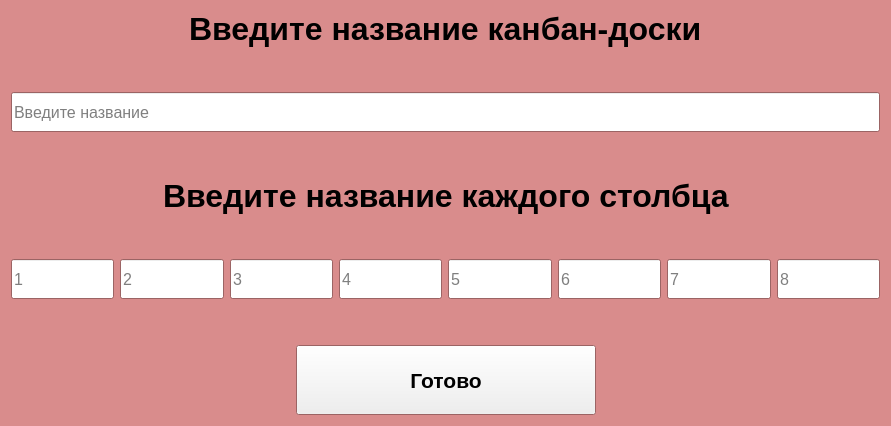
<?xml version="1.0" encoding="UTF-8"?>
<ui version="4.0">
 <class>Form</class>
 <widget class="QWidget" name="Form">
  <property name="geometry">
   <rect>
    <x>0</x>
    <y>0</y>
    <width>891</width>
    <height>426</height>
   </rect>
  </property>
  <property name="palette">
   <palette>
    <active>
     <colorrole role="Base">
      <brush brushstyle="SolidPattern">
       <color alpha="255">
        <red>255</red>
        <green>255</green>
        <blue>255</blue>
       </color>
      </brush>
     </colorrole>
     <colorrole role="Window">
      <brush brushstyle="SolidPattern">
       <color alpha="255">
        <red>217</red>
        <green>140</green>
        <blue>140</blue>
       </color>
      </brush>
     </colorrole>
    </active>
    <inactive>
     <colorrole role="Base">
      <brush brushstyle="SolidPattern">
       <color alpha="255">
        <red>255</red>
        <green>255</green>
        <blue>255</blue>
       </color>
      </brush>
     </colorrole>
     <colorrole role="Window">
      <brush brushstyle="SolidPattern">
       <color alpha="255">
        <red>217</red>
        <green>140</green>
        <blue>140</blue>
       </color>
      </brush>
     </colorrole>
    </inactive>
    <disabled>
     <colorrole role="Base">
      <brush brushstyle="SolidPattern">
       <color alpha="255">
        <red>217</red>
        <green>140</green>
        <blue>140</blue>
       </color>
      </brush>
     </colorrole>
     <colorrole role="Window">
      <brush brushstyle="SolidPattern">
       <color alpha="255">
        <red>217</red>
        <green>140</green>
        <blue>140</blue>
       </color>
      </brush>
     </colorrole>
    </disabled>
   </palette>
  </property>
  <property name="cursor">
   <cursorShape>ArrowCursor</cursorShape>
  </property>
  <property name="windowTitle">
   <string>Создание</string>
  </property>
  <property name="layoutDirection">
   <enum>Qt::LeftToRight</enum>
  </property>
  <property name="autoFillBackground">
   <bool>false</bool>
  </property>
  <layout class="QVBoxLayout" name="verticalLayout">
   <item>
    <layout class="QHBoxLayout" name="horizontalLayout_2">
     <item>
      <spacer name="horizontalSpacer">
       <property name="orientation">
        <enum>Qt::Horizontal</enum>
       </property>
       <property name="sizeHint" stdset="0">
        <size>
         <width>40</width>
         <height>20</height>
        </size>
       </property>
      </spacer>
     </item>
     <item>
      <widget class="QLabel" name="label_2">
       <property name="font">
        <font>
         <pointsize>24</pointsize>
         <weight>75</weight>
         <bold>true</bold>
        </font>
       </property>
       <property name="text">
        <string>Введите название канбан-доски</string>
       </property>
      </widget>
     </item>
     <item>
      <spacer name="horizontalSpacer_2">
       <property name="orientation">
        <enum>Qt::Horizontal</enum>
       </property>
       <property name="sizeHint" stdset="0">
        <size>
         <width>40</width>
         <height>20</height>
        </size>
       </property>
      </spacer>
     </item>
    </layout>
   </item>
   <item>
    <spacer name="verticalSpacer_4">
     <property name="orientation">
      <enum>Qt::Vertical</enum>
     </property>
     <property name="sizeHint" stdset="0">
      <size>
       <width>20</width>
       <height>40</height>
      </size>
     </property>
    </spacer>
   </item>
   <item>
    <widget class="QLineEdit" name="leName">
     <property name="enabled">
      <bool>true</bool>
     </property>
     <property name="minimumSize">
      <size>
       <width>0</width>
       <height>40</height>
      </size>
     </property>
     <property name="font">
      <font>
       <pointsize>12</pointsize>
      </font>
     </property>
     <property name="placeholderText">
      <string>Введите название</string>
     </property>
    </widget>
   </item>
   <item>
    <spacer name="verticalSpacer_2">
     <property name="orientation">
      <enum>Qt::Vertical</enum>
     </property>
     <property name="sizeHint" stdset="0">
      <size>
       <width>20</width>
       <height>40</height>
      </size>
     </property>
    </spacer>
   </item>
   <item>
    <layout class="QHBoxLayout" name="horizontalLayout_4">
     <item>
      <spacer name="horizontalSpacer_6">
       <property name="orientation">
        <enum>Qt::Horizontal</enum>
       </property>
       <property name="sizeHint" stdset="0">
        <size>
         <width>40</width>
         <height>20</height>
        </size>
       </property>
      </spacer>
     </item>
     <item>
      <widget class="QLabel" name="label_3">
       <property name="font">
        <font>
         <pointsize>24</pointsize>
         <weight>75</weight>
         <bold>true</bold>
        </font>
       </property>
       <property name="text">
        <string>Введите название каждого столбца</string>
       </property>
      </widget>
     </item>
     <item>
      <spacer name="horizontalSpacer_5">
       <property name="orientation">
        <enum>Qt::Horizontal</enum>
       </property>
       <property name="sizeHint" stdset="0">
        <size>
         <width>40</width>
         <height>20</height>
        </size>
       </property>
      </spacer>
     </item>
    </layout>
   </item>
   <item>
    <spacer name="verticalSpacer_3">
     <property name="orientation">
      <enum>Qt::Vertical</enum>
     </property>
     <property name="sizeHint" stdset="0">
      <size>
       <width>20</width>
       <height>40</height>
      </size>
     </property>
    </spacer>
   </item>
   <item>
    <layout class="QHBoxLayout" name="horizontalLayout">
     <item>
      <widget class="QLineEdit" name="le2">
       <property name="enabled">
        <bool>true</bool>
       </property>
       <property name="minimumSize">
        <size>
         <width>0</width>
         <height>40</height>
        </size>
       </property>
       <property name="font">
        <font>
         <pointsize>12</pointsize>
        </font>
       </property>
       <property name="placeholderText">
        <string>1</string>
       </property>
      </widget>
     </item>
     <item>
      <widget class="QLineEdit" name="le3">
       <property name="minimumSize">
        <size>
         <width>0</width>
         <height>40</height>
        </size>
       </property>
       <property name="font">
        <font>
         <pointsize>12</pointsize>
        </font>
       </property>
       <property name="placeholderText">
        <string>2</string>
       </property>
      </widget>
     </item>
     <item>
      <widget class="QLineEdit" name="le4">
       <property name="minimumSize">
        <size>
         <width>0</width>
         <height>40</height>
        </size>
       </property>
       <property name="font">
        <font>
         <pointsize>12</pointsize>
        </font>
       </property>
       <property name="text">
        <string/>
       </property>
       <property name="placeholderText">
        <string>3</string>
       </property>
      </widget>
     </item>
     <item>
      <widget class="QLineEdit" name="le5">
       <property name="minimumSize">
        <size>
         <width>30</width>
         <height>40</height>
        </size>
       </property>
       <property name="font">
        <font>
         <pointsize>12</pointsize>
        </font>
       </property>
       <property name="text">
        <string/>
       </property>
       <property name="placeholderText">
        <string>4</string>
       </property>
      </widget>
     </item>
     <item>
      <widget class="QLineEdit" name="le6">
       <property name="minimumSize">
        <size>
         <width>0</width>
         <height>40</height>
        </size>
       </property>
       <property name="font">
        <font>
         <pointsize>12</pointsize>
        </font>
       </property>
       <property name="contextMenuPolicy">
        <enum>Qt::DefaultContextMenu</enum>
       </property>
       <property name="inputMethodHints">
        <set>Qt::ImhNone</set>
       </property>
       <property name="inputMask">
        <string/>
       </property>
       <property name="placeholderText">
        <string>5</string>
       </property>
      </widget>
     </item>
     <item>
      <widget class="QLineEdit" name="le7">
       <property name="minimumSize">
        <size>
         <width>0</width>
         <height>40</height>
        </size>
       </property>
       <property name="font">
        <font>
         <pointsize>12</pointsize>
        </font>
       </property>
       <property name="placeholderText">
        <string>6</string>
       </property>
      </widget>
     </item>
     <item>
      <widget class="QLineEdit" name="le8">
       <property name="minimumSize">
        <size>
         <width>0</width>
         <height>40</height>
        </size>
       </property>
       <property name="font">
        <font>
         <pointsize>12</pointsize>
        </font>
       </property>
       <property name="placeholderText">
        <string>7</string>
       </property>
      </widget>
     </item>
     <item>
      <widget class="QLineEdit" name="le9">
       <property name="minimumSize">
        <size>
         <width>0</width>
         <height>40</height>
        </size>
       </property>
       <property name="font">
        <font>
         <pointsize>12</pointsize>
        </font>
       </property>
       <property name="placeholderText">
        <string>8</string>
       </property>
      </widget>
     </item>
    </layout>
   </item>
   <item>
    <spacer name="verticalSpacer">
     <property name="orientation">
      <enum>Qt::Vertical</enum>
     </property>
     <property name="sizeHint" stdset="0">
      <size>
       <width>20</width>
       <height>40</height>
      </size>
     </property>
    </spacer>
   </item>
   <item>
    <layout class="QHBoxLayout" name="horizontalLayout_3">
     <item>
      <spacer name="horizontalSpacer_3">
       <property name="orientation">
        <enum>Qt::Horizontal</enum>
       </property>
       <property name="sizeHint" stdset="0">
        <size>
         <width>30</width>
         <height>20</height>
        </size>
       </property>
      </spacer>
     </item>
     <item>
      <widget class="QPushButton" name="pb_complete">
       <property name="minimumSize">
        <size>
         <width>300</width>
         <height>70</height>
        </size>
       </property>
       <property name="font">
        <font>
         <pointsize>16</pointsize>
         <weight>75</weight>
         <bold>true</bold>
        </font>
       </property>
       <property name="text">
        <string>Готово</string>
       </property>
      </widget>
     </item>
     <item>
      <spacer name="horizontalSpacer_4">
       <property name="orientation">
        <enum>Qt::Horizontal</enum>
       </property>
       <property name="sizeHint" stdset="0">
        <size>
         <width>30</width>
         <height>20</height>
        </size>
       </property>
      </spacer>
     </item>
    </layout>
   </item>
  </layout>
 </widget>
 <resources/>
 <connections/>
</ui>
